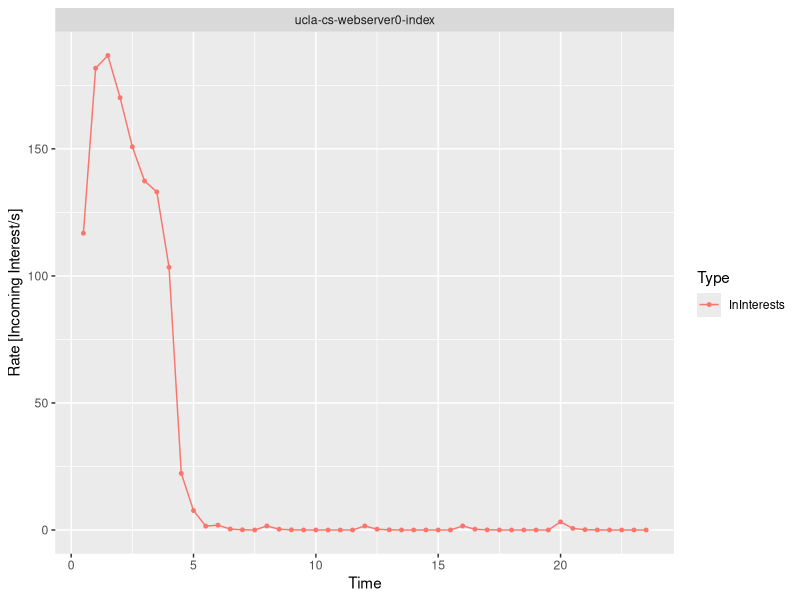

Here is the R script that generated this plot:
# install.packages('ggplot2')
library(ggplot2)
# install.packages('scales')
library(scales)

# install.packages('doBy')
library(doBy)

#########################
# Rate trace processing #
#########################
data = read.table("b1.txt", header=T)
data$Node = factor(data$Node)
data$FaceId <- factor(data$FaceId)
data$Kilobits <- data$Kilobytes * 8
data$Type = factor(data$Type)

# exlude irrelevant types
data = subset(data, Type %in% c("InInterests"))

# combine stats from all faces
data.combined = summaryBy(. ~ Time + Node + Type, data=data, FUN=sum)

data = subset(data.combined, Node %in% c("ucla-cs-webserver0-index"))

# graph rates on selected nodes in number of incoming interest packets
g.nodes <- ggplot(data) +
  geom_point(aes (x=Time, y=Packets.sum, color=Type), size=1) +
  geom_line(aes (x=Time, y=Packets.sum, color=Type), size=0.5) +
  ylab("Rate [Incoming Interest/s]") +
  facet_wrap(~ Node)

png("b1.png", width=500, height=250)
print(g.nodes)
retval <- dev.off()